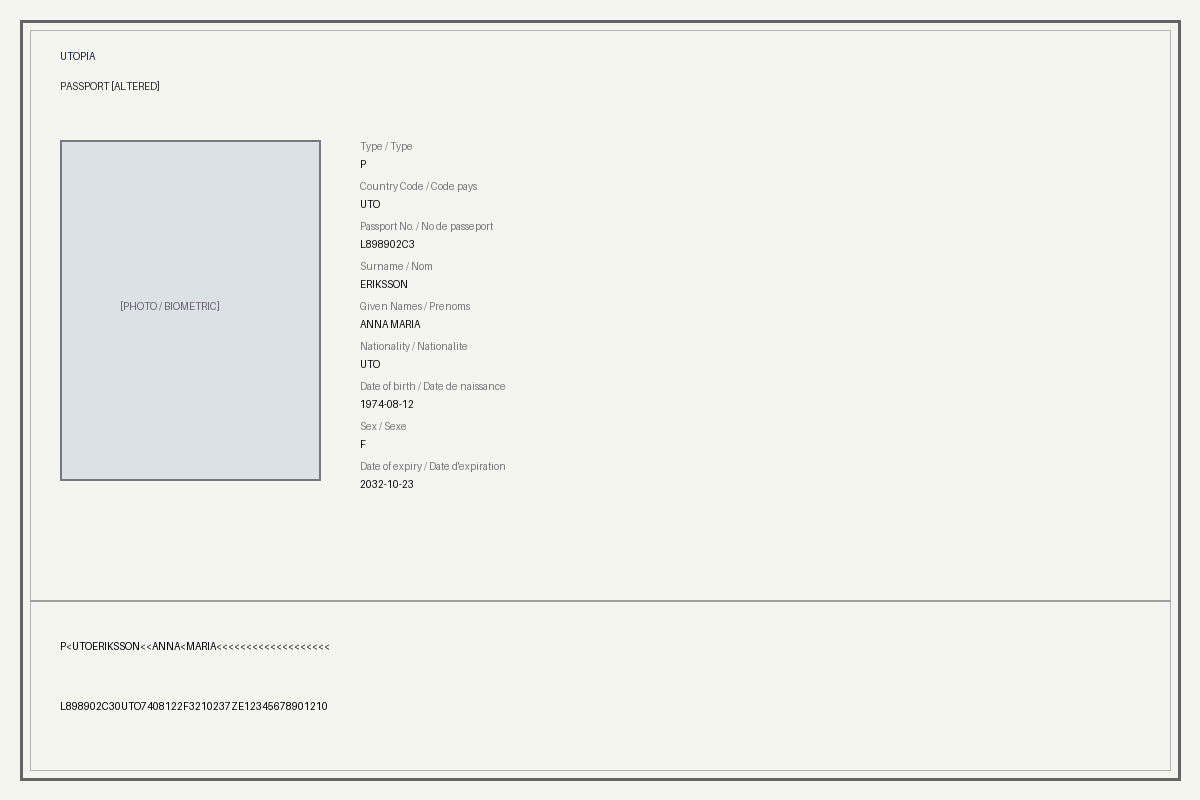
#> input picture data/passports/passport_corrupted_checksum_digit.png, 1200 x 800 px
$ python ela.py
#> lines starting #> are read from the running program, lines starting #| are printed output that depends on the picture
#> the answer given: ../../data/passports/passport_corrupted_checksum_digit.png
from PIL import Image, ImageChops, ImageOps
import io


def perform_ela(image_path, output_path="ela_output.jpg", quality=90):

    # Open the original image
#> called with output_path = 'ela_output.jpg', quality = 90
    original = Image.open(image_path).convert("RGB")
#> original is the input picture: PIL image 1200x800 RGB; mean R, G, B 239.4, 239.8, 235.9

    # Recompress the image in memory
    buffer = io.BytesIO()
    original.save(buffer, format="JPEG", quality=quality)
    buffer.seek(0)

    # Open the recompressed image
    recompressed = Image.open(buffer).convert("RGB")

    # Calculate pixel-level differences
    difference = ImageChops.difference(original, recompressed)

    # Convert difference map to grayscale
    difference = difference.convert("L")
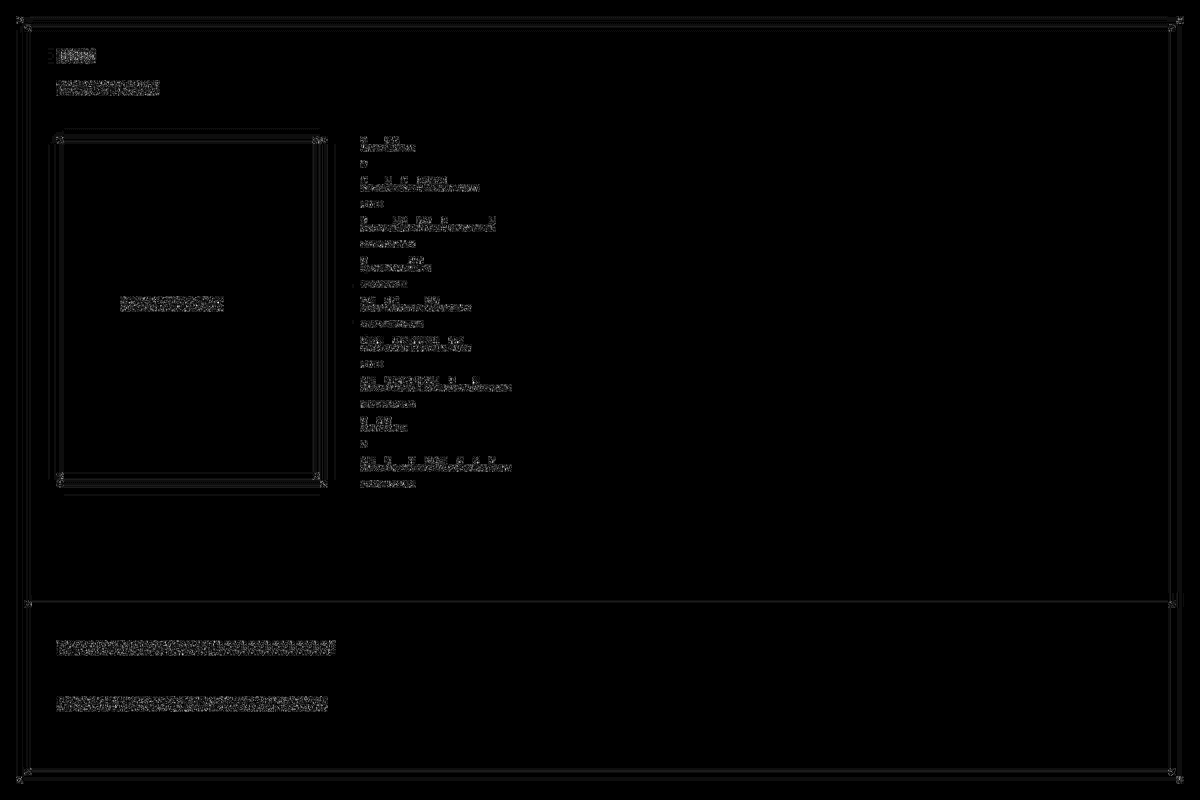
#> difference: PIL image 1200x800 L; min 0, max 18, mean 0.152; drawn with min black and max white

    # Automatically enhance contrast for visualization
    enhanced = ImageOps.autocontrast(difference)

    # Save the ELA evidence image
    enhanced.save(output_path)

    print(f"ELA result saved to: {output_path}")

    return {
        "signal": "ELA",
        "score": None,
        "severity": "review",
        "anomaly_detected": None,
        "evidence_path": output_path,
        "explanation": (
            "Compression-level differences were analyzed "
            "for possible visual inconsistencies."
        )
    }


if __name__ == "__main__":
    image_path = input("Enter the image path: ")
    perform_ela(image_path)
